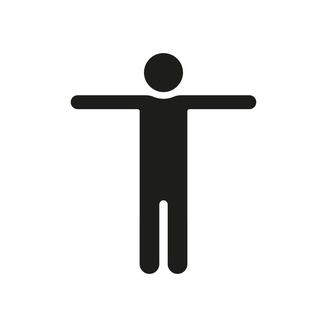
#> input picture human.jpg, 327 x 327 px, shrunk from 980 x 980 before the run
$ jupyter execute --allow-errors Project_challenge.ipynb
#> lines starting #> are read from the running program, lines starting #| are printed output that depends on the picture; after the words box and inside, x2 and y2 are one past the last pixel; in counts of white or black regions, pixels touching at a corner belong together
# **MORPHOLOGICAL PROCESSING**

#### Clàudia Blasco (1709871)
#### Laura Buide (1710559)
#### Carla Cruz (1703329)
#### Laia Espluga (1710510)
#### Lucía Rodríguez (1705385).

## **1. Introduction**
Morphological processing is a fundamental technique in computer vision that analyzes and manipulates the structure of objects within an image. Based on set theory, it is primarily applied to **binary images** but can also be extended to **grayscale images**. Through operations such as **erosion, dilation, opening, and closing**, morphological processing enables **shape extraction, noise reduction, edge detection, and object segmentation**, making it essential in fields like **medicine, industry, and security**. This project aims to explore these concepts, demonstrating their applications and impact on image analysis.

## **2. Mathematical Foundations of Morphological Processing**

### 1. Set Theory: Understanding Sets in a Discrete Space
Morphological image processing is fundamentally based on **set theory**, where objects in a **binary image** are treated as sets of points in a **discrete space** (typically a 2D grid).
- A **binary image** consists of pixels with values **1 (foreground, object)** and **0 (background)**.
- The object in an image is represented as a **set of foreground pixels**, while the background is treated as the **complementary set**.

For example, an image \( A \) containing an object can be represented as:

$$ A = \{(x,y) \mid f(x,y) = 1\} $$

where \( f(x,y) \) is the pixel value at coordinates \( (x,y) \).

In morphological operations, these **sets of pixels** are manipulated using **structuring elements** to **modify shapes, extract features, or remove noise**.

### 2. Structuring Elements: Definition and Interaction with the Image
A **structuring element (SE)** is a small matrix (or kernel) that interacts with an image to **probe** and **modify** its structure.
- It is defined as a **binary set of pixels** (typically a small square, cross, or circle).
- The **origin (center)** of the structuring element determines how it overlaps with the image pixels.

Mathematically, if \( B \) is a structuring element, it is defined as:

$$ B = \{(x,y) \mid b(x,y) = 1\}$$

where \( b(x,y) \) represents the pixel values of the structuring element.

#### *How the Structuring Element Interacts with an Image*
- It is **placed over each pixel of the image**, aligning its center with the pixel.
- Depending on the operation (erosion, dilation, etc.), the interaction between the structuring element and the underlying pixels **modifies the image**.

For example, a **3×3 cross-shaped structuring element**:

$$ B =
\begin{bmatrix}
0 & 1 & 0 \\
1 & 1 & 1 \\
0 & 1 & 0
\end{bmatrix}
$$

This structuring element is commonly used for morphological operations like **dilation** and **erosion**.

### 3. Basic Set Operations in Morphological Processing
Morphological processing uses fundamental **set operations** to manipulate images:

#### 3.1 Intersection (A ∩ B)
- Finds **common pixels** between two sets (or binary images).
- In morphological processing, intersection can be used to **detect overlapping objects**.

Mathematically:

$$ A \cap B = \{(x,y) \mid (x,y) \in A \text{ and } (x,y) \in B\} $$

#### 3.2 Union (A ∪ B)
- Combines pixels from both sets, **merging objects** in an image.
- Used in **image fusion or combining binary masks**.

Mathematically:

$$ A \cup B = \{(x,y) \mid (x,y) \in A \text{ or } (x,y) \in B\}$$

#### 3.3 Complement (¬A)
- **Inverts the image** by flipping foreground and background.
- Used to **highlight objects against the background** or **prepare images for further processing**.

Mathematically:

$$ \neg A = \{(x,y) \mid (x,y) \notin A\}$$

### Application of These Operations in Morphology
This **mathematical foundation** forms the basis for morphological operations like **erosion, dilation, opening, and closing**, which are essential for **shape analysis, noise removal, and feature extraction** in image processing.

Here’s a Python code that demonstrates the mathematical applications for morphological image processing. This code applies fundamental morphological operations—erosion, dilation, and complementation—on a binary image, using a structuring element (kernel) to probe and modify the image’s structure.

[cell 1]
import numpy as np
import matplotlib.pyplot as plt
import cv2

[cell 2]
import numpy as np
import matplotlib.pyplot as plt

# Function to apply manual erosion
def erosion_manual(image, struct_elem):
    h, w = image.shape
    sh, sw = struct_elem.shape
    pad_h, pad_w = sh // 2, sw // 2

    # Convert image to binary if it contains values in the range 0-255
    if np.max(image) == 255:
        image = image // 255  # Convert image to binary values (0 or 1)

    # Apply padding to the original image
    padded_image = np.pad(image, ((pad_h, pad_h), (pad_w, pad_w)), mode='constant', constant_values=0)
    eroded_image = np.zeros_like(image)

    # Apply erosion by scanning the image
    for i in range(h):
        for j in range(w):
            region = padded_image[i:i+sh, j:j+sw]

            # Check if all pixels corresponding to 1s in struct_elem are also 1 in the image
            if np.all(region[struct_elem == 1] == 1):
                eroded_image[i, j] = 1  # Retain pixel only if it matches the structuring element

    return eroded_image


# Create a test binary image
image = np.array([
    [0, 0, 0, 0, 0, 0, 0, 0],
    [0, 1, 1, 1, 0, 0, 0, 0],
    [0, 1, 1, 1, 0, 0, 0, 0],
    [0, 0, 0, 1, 0, 0, 0, 0],
    [0, 0, 0, 1, 1, 0, 0, 0],
    [0, 0, 0, 0, 1, 1, 0, 0],
    [0, 0, 0, 0, 0, 0, 0, 0],
    [0, 0, 0, 0, 0, 0, 0, 0]
])

# Define a small structuring element
structuring_element = np.array([
    [1, 1],
    [1, 1]
])

# Apply manual erosion and dilation
eroded_image = erosion_manual(image, structuring_element)
#> (the rest of this cell did not finish here and is left out)

#### Explanation of the Code:
- **Original Image**: A 7x7 binary image with some foreground objects (1's) and background (0's).
- **Structuring Element**: A 3x3 cross-shaped structuring element used for morphological operations.
- **Erosion**: The operation of intersection between the image and the structuring element. Only pixels fully surrounded by the structuring element (1's) remain in the image.
- **Dilation**: The operation of union between the image and the structuring element. Pixels are added to the image where the structuring element overlaps.
- **Complement**: Inverts the image, changing foreground pixels (1's) to background pixels (0's) and vice versa.

#### How it connects to the mathematical applications:
- The **erosion** operation is equivalent to the intersection $(A \cap B)$, which removes pixels from the boundary of the foreground.
- The **dilation** operation is equivalent to the union $(A \cup B)$, which adds pixels to the boundary of the foreground.
- The **complement** operation inverts the image $( \neg A)$, flipping the 1's and 0's.

Running this code in a Jupyter notebook will display the original image and the results of the morphological operations, visually demonstrating the mathematical concepts of intersection, union, and complement.

## **3. Basic Morphological Operations**

Morphological processing is a technique used in image processing to modify and analyze shapes in an image. It works mainly with binary images (black-and-white images) and uses a structuring element, which is a small shape that interacts with objects in the image.

The four basic operations are Erosion, Dilation, Opening, and Closing.

### 1. Erosion: Making Objects Smaller

Erosion is a process that shrinks (become or make smaller in size or amount) objects in an image. It works by removing pixels from the edges of objects based on the structuring element. If the structuring element does not fully fit inside the object, that part of the object disappears.

**Uses of Erosion**:
- Removes small details or noise from an image.
- Separates objects that are touching.
- Makes objects look thinner.

**Example**: If you apply erosion to a text image, the letters will become thinner.

[cell 3]
# Load the image in grayscale
image = cv2.imread('test.jpg', cv2.IMREAD_GRAYSCALE)

# Convert the image to binary (black background, white text)
_, binary = cv2.threshold(image, 127, 255, cv2.THRESH_BINARY_INV)

# Define the kernel for the erosión
kernel = np.ones((3, 3), np.uint8)

# Apply manual erosion
#> (the rest of this cell did not finish here and is left out)

### 2. Dilation: Making Objects Bigger
Dilation is the opposite of erosion. Instead of removing pixels, it adds pixels to the edges of objects, making them larger. If any part of the structuring element touches the object, the object grows in size.

**Uses of Dilation**:
- Fills small holes inside objects.
- Connects broken parts of an object.
- Makes objects thicker.

**Example**: If you apply dilation to a broken line, the gaps will be filled, making it a complete line. In this case the line it's not broken, so it becomes thicker.

[cell 4]
# Load the image in grayscale
image = cv2.imread('test.jpg', cv2.IMREAD_GRAYSCALE)

# Convert to binary image (ensure background is black and text is white)
_, binary = cv2.threshold(image, 127, 255, cv2.THRESH_BINARY_INV)

# Define the kernel for dilation
kernel = np.ones((4, 4), np.uint8)  # Kernel size 4x4

# Apply dilation
#> (the rest of this cell did not finish here and is left out)

### 3. Opening: Removing Small Objects
Opening is a combination of erosion followed by dilation.

First, erosion removes small objects (such as noise).
Then, dilation restores the main shapes of the image.

**Uses of Opening**:
- Removes random small white dots (noise).
- Helps smooth object boundaries.
- Keeps important parts of the image while removing unwanted details.

**Example**: If an image has small white specks (like dust on a black background), opening can remove them.

[cell 5]
# Load the image in grayscale
image = cv2.imread('test.jpg', cv2.IMREAD_GRAYSCALE)

# Check the correct loading of the image
#> (the rest of this cell did not finish here and is left out)

### 4. Closing: Filling Small Gaps
Closing is the opposite of opening. It is a dilation followed by erosion.

First, dilation expands the objects, filling small holes and gaps.
Then, erosion restores the original shape without bringing back the gaps.

**Uses of Closing**:
- Fills small holes in an image.
- Connects objects that are close together.
- Makes object boundaries smoother.

**Example**: If an object has tiny black holes inside, closing will fill them up, making the object solid.

[cell 6]
# Load the image in grayscale
image = cv2.imread('test.jpg', cv2.IMREAD_GRAYSCALE)

# Verify if the image loaded correctly
#> (the rest of this cell did not finish here and is left out)

https://www.youtube.com/watch?v=yEm-ND4E2dI

## **4. Advanced Morphological Operations**
Advanced morphological operations extend basic transformations like erosion and dilation to more complex image processing tasks. These operations are widely used in computer vision, medical imaging, and pattern recognition.

The main advanced operations include Morphological Gradient, Top-Hat/Black-Hat and Skeletonization.

### 1. Morphological Gradient

Morphological Gradient is a process that highlights the edges of objects by subtracting the eroded version of an image from the dilated version.

**How Does the Kernel Affect This?**
The kernel (np.ones((3,3), np.uint8)) defines the neighborhood for dilation and erosion:

    Larger kernel → Thicker edges.
    Smaller kernel → Finer edges.

**Uses of Morphological Gradient**:
- Edge detection
- Object boundary enhancement

**Example**: If you apply this process to a text image, it will extract the edges.

[cell 7]
import cv2
import numpy as np
import matplotlib.pyplot as plt

# Load the image in grayscale
image = cv2.imread('test.jpg', cv2.IMREAD_GRAYSCALE)

# Convert to binary image (ensure background is black and text is white)
_, binary = cv2.threshold(image, 127, 255, cv2.THRESH_BINARY_INV)

# Define the kernel for morphological operations
small_kernel = np.ones((3, 3), np.uint8)
large_kernel = np.ones((8, 8), np.uint8)

# Define manual erosion and dilation functions

def erosion_manual(img, kernel):
    return cv2.erode(img, kernel, iterations=1)

def dilatacion_manual(img, kernel):
    return cv2.dilate(img, kernel, iterations=1)

# Calculate the morphological gradient
def gradient(binary_image, kernel):
    dilated_image = dilatacion_manual(binary_image, kernel)
    eroded_image = erosion_manual(binary_image, kernel)
    return dilated_image - eroded_image  # Gradient = Dilation - Erosion

# Compute gradients with different kernels
#> (the rest of this cell did not finish here and is left out)

### 2. Skeletonization

This process reduces objects to their thin, connected centerlines, preserving topology.

**Uses of Skeletonization**:
- Reducing text to its centerlines.
- Character recognition and feature extraction.

**Example**: If you apply this process to a text image, it will thin the letters to their minimal representation while preserving connectivity.

[cell 8]
import numpy as np
from PIL import Image
import matplotlib.pyplot as plt

def get_neighbors(image):
    """Gets the 8 neighbors of each pixel in the image using np.roll."""
    shifts = [(-1, 0), (-1, 1), (0, 1), (1, 1),
              (1, 0), (1, -1), (0, -1), (-1, -1)]
    return [np.roll(image, shift, axis=(0, 1)) for shift in shifts]

def transitions(neighbors):
    """Calculates the number of 0→1 transitions in the sequence of neighbors."""
    return sum((neighbors[i] == 0) & (neighbors[i+1] == 1) for i in range(7)) + ((neighbors[7] == 0) & (neighbors[0] == 1))

def zhang_suen_thinning(image):
    """Zhang-Suen thinning algorithm optimized with NumPy."""
    image = image.astype(np.uint8)
    changing = True
    while changing:
        changing = False
        for step in [((0, 2, 4), (2, 4, 6)), ((0, 2, 6), (0, 4, 6))]:
            neighbors = get_neighbors(image)
            sum_neighbors = sum(neighbors)
            condition1 = (image == 1) & (sum_neighbors >= 2) & (sum_neighbors <= 6)
            condition2 = transitions(neighbors) == 1
            condition3 = neighbors[step[0][0]] * neighbors[step[0][1]] * neighbors[step[0][2]] == 0
            condition4 = neighbors[step[1][0]] * neighbors[step[1][1]] * neighbors[step[1][2]] == 0
            delete_mask = condition1 & condition2 & condition3 & condition4
            if np.any(delete_mask):
                changing = True
                image[delete_mask] = 0
    return image

def skeletonize(image):
    """Converts the binary image into its skeleton using Zhang-Suen."""
    return zhang_suen_thinning(image > 0)

# Load the image
image_path = "human.jpg"
original_image = Image.open(image_path).convert('L')
binary_image = (np.array(original_image) < 128).astype(np.uint8)
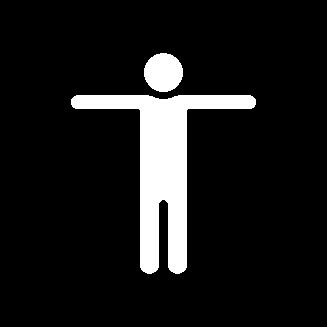
#> binary_image: shape (327, 327); values 0 (black) and 1 (white), 10% white; 2 white regions, box (x1, y1, x2, y2) and area: (71, 95, 256, 274) 9503, (144, 53, 183, 92) 1193

# Skeletonization
skeleton = skeletonize(binary_image)
#> after the loop in zhang_suen_thinning, `while changing:`:
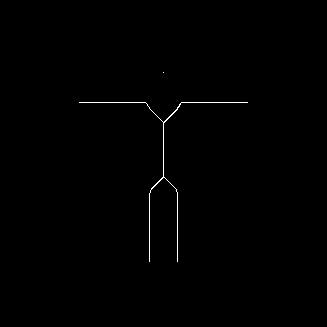
#> image: shape (327, 327); values 0 (black) and 1 (white), 0.4% white in thin lines or dots, all inside (x1, y1, x2, y2) = (79, 72, 248, 262)

# Show results
fig, axes = plt.subplots(1, 3, figsize=(15, 5))
titles = ['Original Image', 'Binary Image', 'Skeletonized Image']
images = [original_image, binary_image, skeleton]

for ax, img, title in zip(axes, images, titles):
    ax.imshow(img, cmap='gray')
    ax.set_title(title)
    ax.axis('off')
#> this loop made 3 passes
#> title on passes 1 to 3: 'Original Image', 'Binary Image', 'Skeletonized Image'

plt.tight_layout()
plt.show()
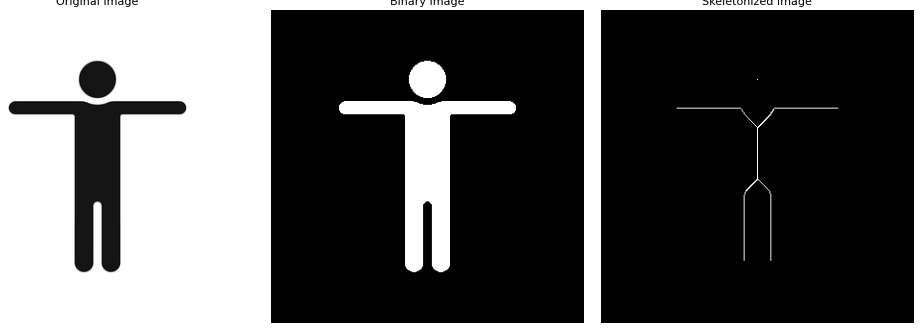
#> figure drawn by matplotlib, 3 panels

### 3. Watershed Segmentation

Watershed segmentation is a powerful image processing technique used to separate overlapping or touching objects in an image. It is based on the concept of topography, where the image is treated as a 3D surface with peaks (bright areas) and valleys (dark areas). The watershed algorithm floods the valleys and progressively fills them until object boundaries are detected.

**Key Components**:
- **Distance Transform:** Assigns each foreground pixel a value based on its distance from the background.
- **Efficient Implementation:** Uses dynamic programming to optimize complexity from O(n²m²) to O(nm).
- **Watershed Algorithm:** Treats the distance transform as a topographic surface and floods from predefined markers.

**Applications**:
- **Medical Imaging:** Used for segmenting organs, tumors, and cells in radiological scans and microscopic images.
- **Object Detection:** Helps in separating touching objects like coins, cells, or grains.
- **Particle Analysis:** Applied in cell counting, bacterial colony analysis, and material science.

**Example**:

[cell 9]
# Import required libraries
import numpy as np
import matplotlib.pyplot as plt
from scipy import ndimage as ndi
from skimage.feature import peak_local_max
from skimage import filters, io
import heapq

def custom_watershed(distance_map, markers, mask=None):
    """Simplified watershed implementation using a priority queue."""

    # If no mask is provided, create a full mask of the same shape
    if mask is None:
        mask = np.ones_like(distance_map, dtype=bool)

    # Priority queue for flooding process
    queue = []

    # Initialize label matrix
    labels = np.zeros_like(markers, dtype=int)
    labels[markers > 0] = markers[markers > 0]  # Assign initial marker labels

    # Define neighbor offsets for 4-connectivity (up, down, left, right)
    neighbors = [(-1, 0), (1, 0), (0, -1), (0, 1)]

    # Get image dimensions
    height, width = distance_map.shape

    # Add marker pixels to the priority queue
    for y in range(height):
        for x in range(width):
            if markers[y, x] > 0 and mask[y, x]:
                heapq.heappush(queue, (distance_map[y, x], y, x, labels[y, x]))

    # Process the queue
    while queue:
        val, y, x, label = heapq.heappop(queue)  # Get the lowest distance pixel

        # Iterate through 4-connected neighbors
        for dy, dx in neighbors:
            ny, nx = y + dy, x + dx

            # Check boundaries and if the neighbor is unlabeled
            if (0 <= ny < height and 0 <= nx < width and
                mask[ny, nx] and labels[ny, nx] == 0):

                # Assign label from the current pixel
                labels[ny, nx] = label

                # Push neighbor pixel into the priority queue
                heapq.heappush(queue, (distance_map[ny, nx], ny, nx, label))

    return labels

# Load the input image in grayscale
image = io.imread('rice.jpeg', as_gray=True)
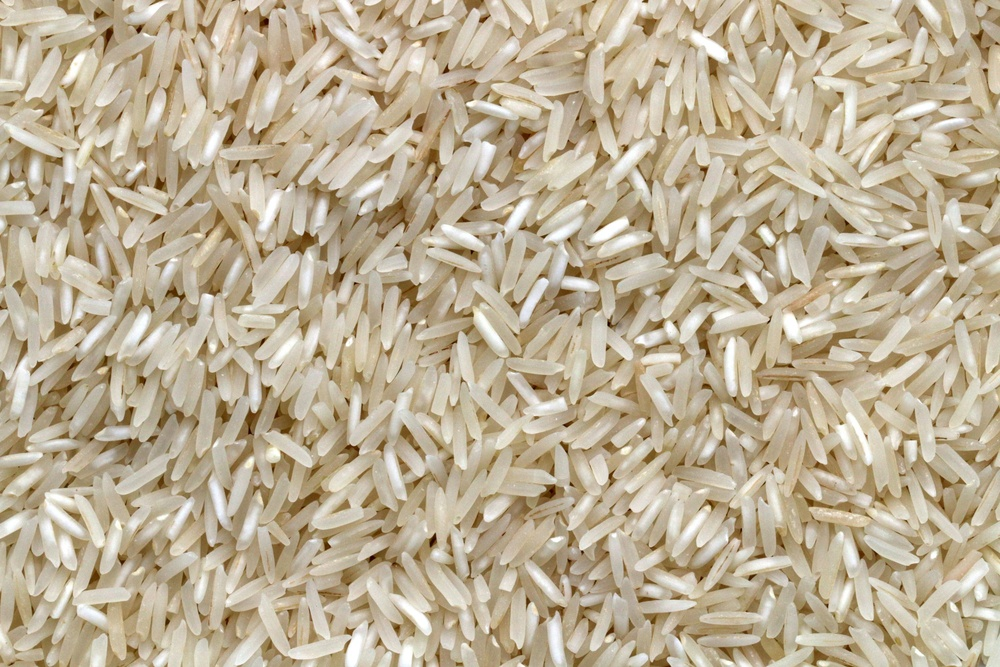
#> input picture rice.jpeg, 1000 x 667 px, shrunk from 3000 x 2000 before the run
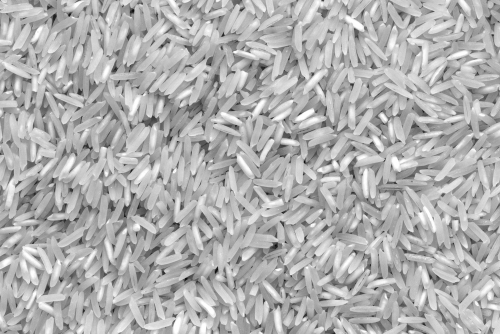
#> image: shape (667, 1000) float64 (shown at 1/2 size); min 0.0225, max 1, mean 0.694

# Apply Gaussian smoothing to reduce noise
image_smooth = filters.gaussian(image, sigma=1.0)

# Compute the binary mask using Otsu's thresholding
binary = image_smooth > filters.threshold_otsu(image_smooth)
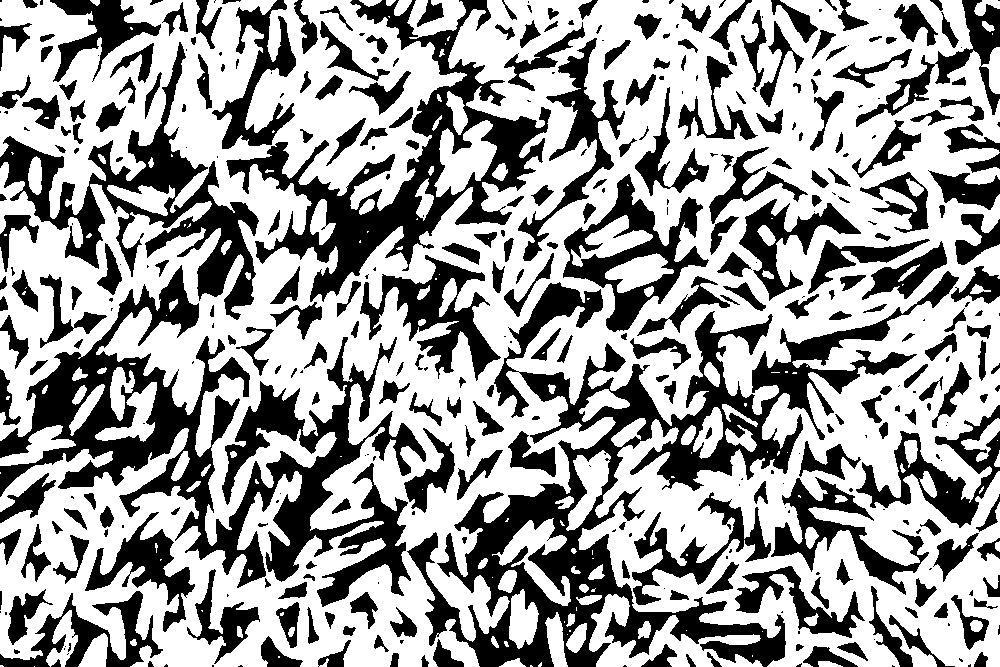
#> binary: shape (667, 1000) bool; 61.9% white; 402 black regions (130 under 20 px), largest, box (x1, y1, x2, y2) and area: (407, 271, 959, 667) 45854, (0, 265, 426, 607) 39109, (226, 0, 551, 302) 21719

# Compute the Euclidean Distance Transform (EDT)
distance = ndi.distance_transform_edt(binary)
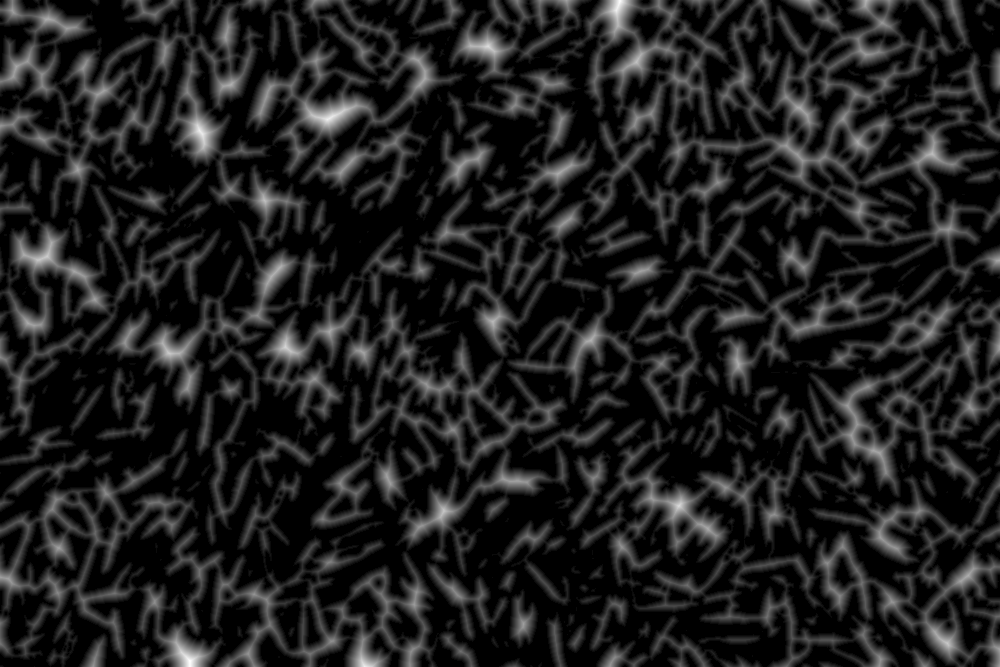
#> distance: shape (667, 1000) float64; min 0, max 22.47, mean 2.7; drawn with min black and max white

# Identify local maxima to use as markers for watershed segmentation
coords = peak_local_max(distance, min_distance=10, labels=binary)
#> coords = 713 pairs, first value 10 to 656, second value 10 to 989
mask = np.zeros_like(binary, dtype=bool)
mask[tuple(coords.T)] = True

# Label marker regions
markers, _ = ndi.label(mask)

# Apply custom watershed segmentation
labels_custom = custom_watershed(-distance, markers, mask=binary)
#> (the rest of the program and of its run is left out)
